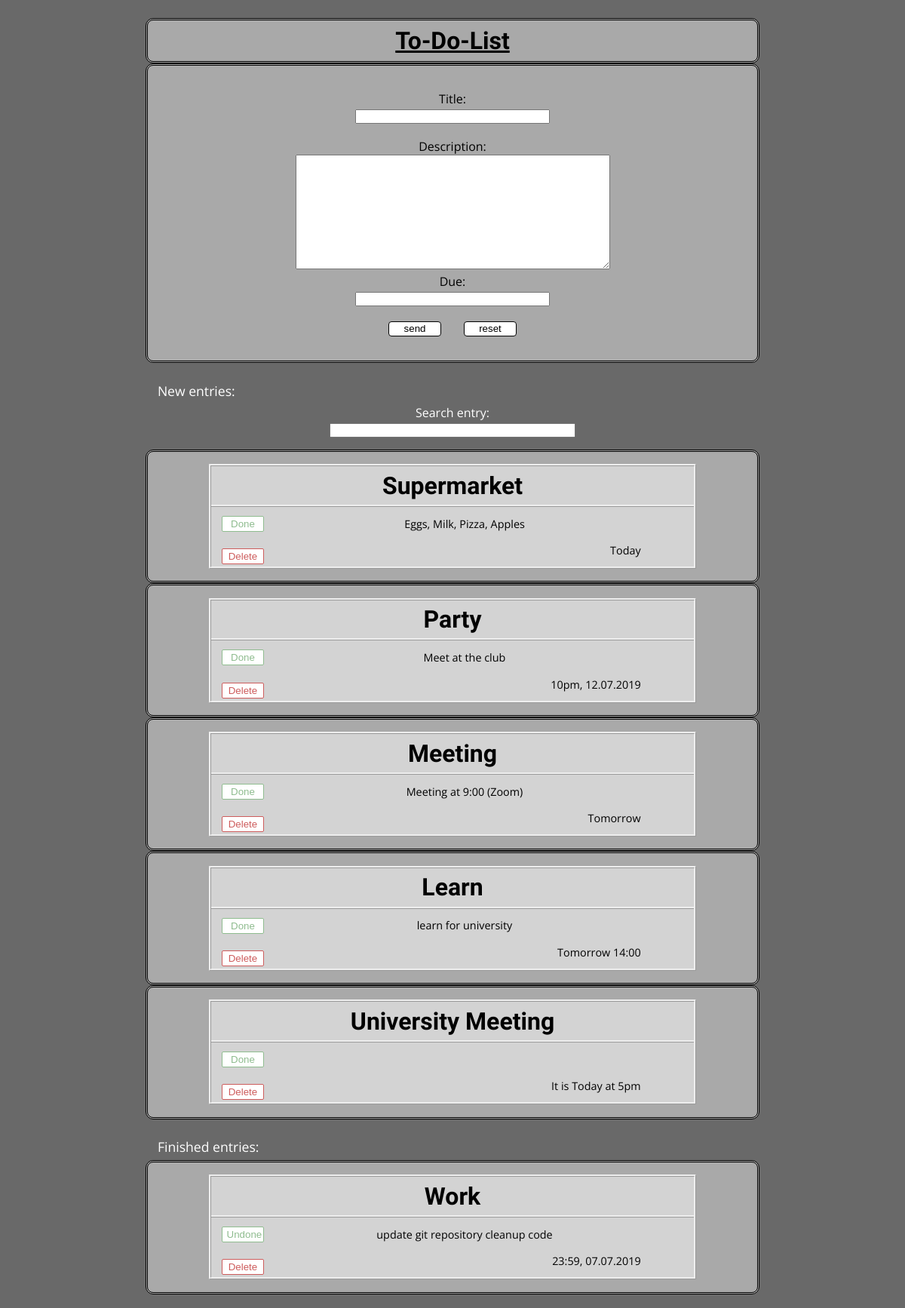
The page / on the database its author committed.
### Database.py (models this page shows, shortened)
class Item(Base):
    __tablename__ = "items"
    id = Column(Integer, primary_key=True)
    title = Column(String(50))
    text = Column(String(500))
    due = Column(String(10))
    done = Column(Integer, default=False)

### ToDoList.py (the view)
@app.route("/", methods=["GET", "POST"])
def say_hello():
    con = get_db()
    cur = con.cursor()
    cur.execute('select * from items')
    db_entries = [{
        "id": row[0],
        "title": row[1],
        "text": row[2],
        "due": row[3],
        "done": row[4]
    } for row in cur.fetchall()]
    con.commit()
    search = FormItem().search.data
    db_search = []
    db_done = []
    db_todo = []
    for entry in db_entries:
        if not search is None:
            if search.lower() in entry["title"].lower() or search.lower() in entry["due"].lower():
                db_search.append(entry)
        if entry["done"] == 1:
            db_done.append(entry)
        else:
            db_todo.append(entry)
    return render_template("index.html", todo=db_todo, done=db_done, search=db_search, form=FormItem())

### FormEntry.py
class FormItem(FlaskForm):
    id = StringField("id", widget=TextInput())
    title = StringField("title", widget=TextInput(), validators=[DataRequired()])
    text = StringField("text", widget=TextArea())
    due = StringField("due", widget=TextInput())
    search = StringField("search", widget=TextInput())

### Database.py (called while the page is built)
def get_db():
    if not hasattr(g, "sqlite_db"):
        con = sqlite3.connect("ToDo-Database.db")
        g.sqlite_db = con
    return g.sqlite_db

### templates/index.html (shortened to what this page needs)
<!DOCTYPE html>
<html lang ="en">
<head>
    <link rel="stylesheet" type="text/css" href="../static/style.css">
</head>
<body>
    <main>
    <h1>To-Do-List</h1>
        <div id="mainDiv">
            <form action="/add" method="POST">
                Title:
                <div id="titleDiv">
                    {{form.title(maxlength="50")}}
                </div>
                Description:
                <div id="textDiv">
                    {{form.text(maxlength="500", rows="10", cols="50")}}
                </div>
                Due:
                <div id="dueDiv">
                    {{form.due}}
                </div>
                <div id="buttonDiv">
                    <input id="sendButton" type="submit" value="send">
                    <input id="resetButton" type="reset" value="reset">
                </div>
             </form>
        </div>
        <p class="displayStateDiv"> New entries:</p>
         <div id="searchBarDiv">
             Search entry:
             <form action="/" method="POST">
                 {{form.search(maxlength="50")}}
             </form>
        </div>
        {% if todo|length > 0 %}
            {% for entry in todo %}
            <div id="listDiv">
                <li>
                    <h3>{{entry.title}}</h3>
                    <div class="stateDiv">
                        <form action="/done" method="POST">
                            <input class="buttonDone" type="submit" value="Done">
                        </form>
                        <form action="/delete" method="POST">
                            <input class="buttonDelete" type="submit" value="Delete">
                        </form>
                    </div>
                    <div class="contentDiv">
                        <p class="text">{{entry.text}}</p>
                        <p class="due">{{entry.due}}</p>
                    </div>
                </li>
            </div>
            {% endfor %}
        {% else %}
            <p class="displayStateFalseDiv">No new entries.</p>
        {% endif %}
        {% if done|length > 0 %}
            <p class="displayStateDiv"> Finished entries:</p>
            {% for doneEntry in done %}
            <div id="doneDiv">
                <li>
                    <h3>{{doneEntry.title}}</h3>
                    <div class="stateDiv">
                        <form action="/undone" method="POST">
                            <input class="buttonDone" type="submit" value="Undone">
                        </form>
                        <form action="/deleteDone" method="POST">
                            <input class="buttonDelete" type="submit" value="Delete">
                        </form>
                    </div>
                    <div class="contentDiv">
                        <p class="text">{{doneEntry.text}}</p>
                        <p class="due">{{doneEntry.due}}</p>
                    </div>
                </li>
            </div>
            {% endfor %}
        {% else %}
            <p class="displayStateFalseDiv">No finished entries.</p>
        {% endif %}
    </main>
</body>
</html>

### static/style.css (style rules this page uses)
* { box-sizing: border-box; margin: 0; padding: 0; }
html { background-color: dimgrey; }
body { padding-top: 2%; padding-bottom: 1.5%; padding-left: 1.5%; padding-right: 1.5%; }
main { margin-left: 15%; margin-right: 15%; }
h1 { font-family: 'Shrikhand', cursive; padding: 1%; border-style: double; border-color: black; border-radius: 10px; text-align: center; text-decoration:underline; background-color: darkgrey; }
#mainDiv { padding-top: 4%; padding-bottom: 4%; padding-left: 10%; padding-right: 10%; border-style: double; border-color: black; border-radius: 10px; background-color: darkgrey; }
form { text-align: center; font-family: 'Open Sans', sans-serif; font-size: 1em; }
#titleDiv { text-align: center; margin-bottom: 3% }
#dueDiv { text-align: center; }
#buttonDiv { text-align: center; margin-top: 1%; }
input[type=submit] { margin-left: 2%; margin-right: 2%; }
input[type=reset] { margin-left: 2%; margin-right: 2%; }
#sendButton { margin-top: 2%; height: 20px; width: 70px; border-radius: 4px; border: 1px solid; color: black; background-color: white; transition-duration: 0.4s; }
#resetButton { margin-top: 2%; height: 20px; width: 70px; border-radius: 4px; border: 1px solid; color: black; background-color: white; transition-duration: 0.4s; }
#searchBarDiv { margin-bottom: 2%; text-align: center; font-family: 'Open Sans', sans-serif; color: white; }
#listDiv, #doneDiv { padding-top: 2%; padding-bottom: 2%; padding-left: 10%; padding-right: 10%; border-style: double; border-color: black; border-radius: 10px; background-color: darkgrey; }
li { list-style: none; border-style: ridge; background-color: lightgrey; }
p { font-family: 'Open Sans', sans-serif; font-size: 0.9em; min-height: 30px; }
input[type=text] { width: 40%; }
h3 { font-family: 'Markazi Text', serif; font-size: 2em; padding: 1%; text-align: center; border-bottom-style: ridge; }
.stateDiv { margin-left: 2%; margin-top: 1%; float: left; }
.buttonDone { height: 21px; width: 56px; margin: 10%; padding-left: 10%; padding-right: 10%; border-radius: 2px; border: 1px solid; color: darkseagreen; background-color: white; transition-duration: 0.4s; }
.buttonDelete { height: 21px; width: 56px; margin-top: 30%; padding-left: 10%; padding-right: 10%; background-color: indianred; border-radius: 2px; border: 1px solid; color: indianred; background-color: white; transition-duration: 0.4s; }
.contentDiv { margin-left: 6%; margin-right: 6%; padding-top: 2%; padding-left: 5%; padding-bottom: 1%; }
.text { text-align: center; }
.due { flex: bottom; text-align: right; padding-right: 6%; padding-top: 1%; }
.displayStateDiv { margin-top: 3%; padding-left: 2%; font-size: 1.1em; color: white; }

### rows shown on the page
Item: title "Supermarket", text "Eggs, Milk, Pizza, Apples", due "Today"
Item: title "Party", text "Meet at the club", due "10pm, 12.07.2019"
Item: title "Meeting", text "Meeting at 9:00 (Zoom)", due "Tomorrow"
Item: title "Learn", text "learn for university", due "Tomorrow 14:00"
Item: title "University Meeting", due "It is Today at 5pm"
Item: title "Work", text "update git repository cleanup code", due "23:59, 07.07.2019"
